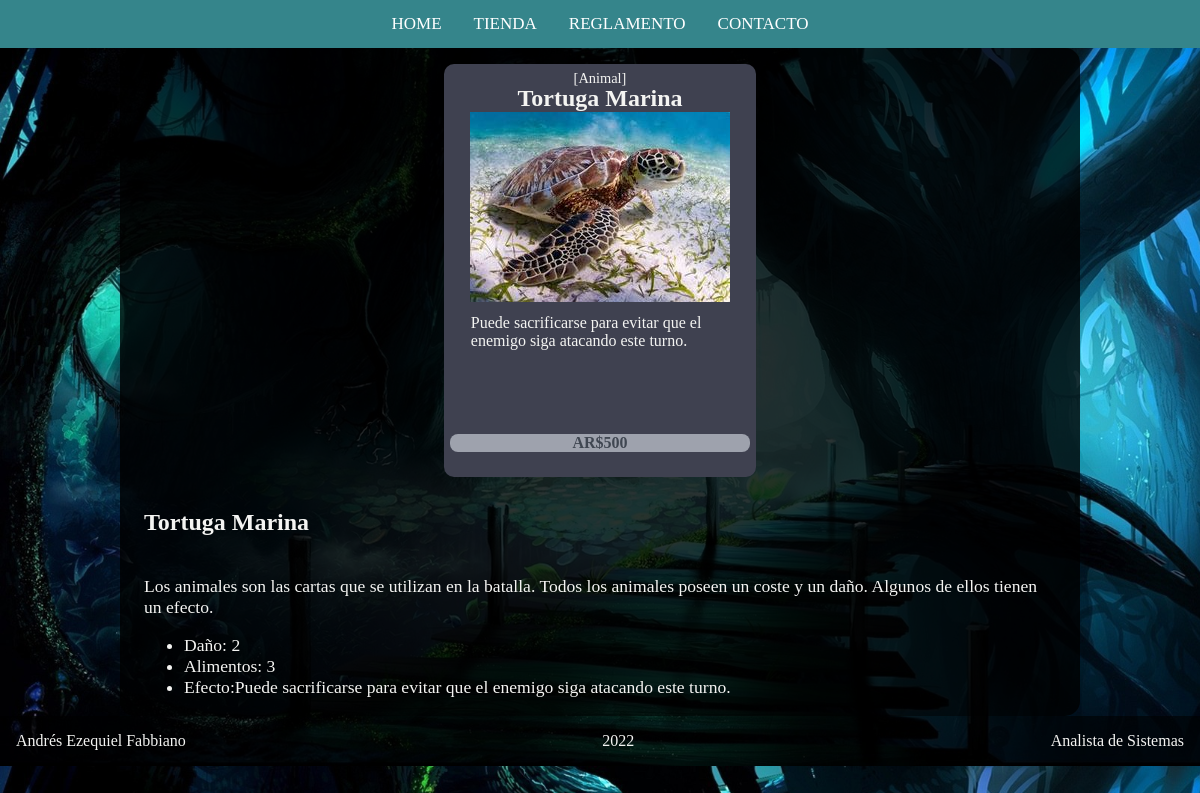
Screenshot of /pages/card_info.php?id=3 with the database file from the repository.
### tables this page shows
CREATE TABLE `cartas` (
  `id` tinyint(3) UNSIGNED NOT NULL,
  `tipo` varchar(255) NOT NULL,
  `nombre` varchar(255) NOT NULL,
  `alimentos` int(11) NOT NULL,
  `dano` int(11) NOT NULL,
  `imagen` varchar(255) NOT NULL,
  `efecto` text NOT NULL,
  `precio` int(11) NOT NULL
);

### functions/func_queries.php (called while the page is built, shortened)
<?php
function getCardById(PDO $connection, $id)
{
    $query = $connection->prepare('SELECT * FROM cartas WHERE id = :id');
    $query->bindValue(':id', $id);
    $query->execute();
    $card = $query->fetch(PDO::FETCH_ASSOC);
    return $card;
}

### pages/card_info.php (the view, shortened to what this page needs)
<?php
require_once('../functions/func_queries.php');
if (isset($_GET['id'])) {
    $currentCard = getCardById($connection, $_GET['id']);
} else {
    goToError();
}
?>
<!DOCTYPE html>
<html lang="en">
<head>
    <?php require('../layout/_styleSheet.php') ?>
</head>
<body class="body">
    <?php require('../layout/_header.php') ?>
    <main>
        <div class="inspeccionCarta">
            <div class="carta__contorno<?php echo $currentCard['tipo'] ?>" id="tipo<?php echo $currentCard['id'] ?>">
                <div class="carta__superior">
                    <div class="carta__superior--tipo" id="tipoCarta${cartaAVer.id}">[<?php echo $currentCard['tipo'] ?>]</div>
                </div>
                <div class="carta__cartaReal">
                    <div class="carta__medio">
                        <div class="carta__medio--nombre" id="nombreCarta${cartaAVer.id}"><?php echo $currentCard['nombre'] ?></div>
                        <div class="carta__medio--imagen" id="imagenCarta${cartaAVer.id}"><img src="../assets/<?php echo $currentCard['imagen'] ?>"></div>
                    </div>
                    <div class="carta__inferior">
                        <div class="carta__inferior--efecto" id="efectoCarta${cartaAVer.id}"><?php echo $currentCard['efecto'] ?></div>
                    </div>
                    <div class="carta__precio">
                        <span>AR$<?php echo $currentCard['precio'] ?></span>
                    </div>
                </div>
            </div>
            <div class="descripcionCarta">
                <?php if ($currentCard['tipo'] == "Animal") : ?>
                    <div class="contenedorDescripcion">
                        <div class="tituloDescripción"><?php echo $currentCard['nombre'] ?></div>
                        <div class="descripcionGeneral">
                            <p>Los animales son las cartas que se utilizan en la batalla. Todos los animales poseen un coste y un daño.
                                Algunos de ellos tienen un efecto.</p>
                            <ul>
                                <li>Daño: <?php echo $currentCard['dano'] ?></li>
                                <li>Alimentos: <?php echo $currentCard['alimentos'] ?></li>
                                <?php if ($currentCard['efecto'] != "") : ?>
                                    <li>Efecto:<?php echo $currentCard['efecto'] ?></li>
                                <?php endif ?>
                            </ul>
                                    <?php endif ?>
                                    </div>
                                </div>
    </main>
    <?php require('../layout/_footer.php') ?>
</body>
</html>

### css/style.css (style rules this page uses)
.inspeccionCarta { display: flex; flex-direction: column; flex-wrap: wrap; margin-left: 10%; width: 80%; align-items: center; justify-content: center; background-color: rgba(0, 0, 0, 0.8); border-radius: 15px; }
.contenedorDescripcion { display: flex; flex-direction: column; align-items: left; justify-content: baseline; padding-left: 1.5rem; }
.tituloDescripción { align-items: center; justify-content: center; padding-top: 1rem; font-size: 1.5rem; font-weight: 700; }
.descripcionGeneral { padding-top: 1.4rem; padding-right: 1.4rem; font-size: 1.1rem; }
:root { --colorTextos: #49454567; }
@media (min-width: 992px) { .body { background-image: url("../assets/puente-bosque.jpg"); background-size: cover; color: #f4f4f2; padding: 0px; margin: 0px; } }
@media (min-width: 992px) { .carta__contornoAnimal { display: flex; flex-direction: column; width: 300px; height: 400px; background-color: #3f4150; color: #f4f4f2; border-radius: 10px; padding: 0.4rem; margin: 1rem; align-items: center; } }
@media (min-width: 992px) { .carta__superior { height: 15px; width: 300px; } }
@media (min-width: 992px) { .carta__superior--tipo { text-align: center; font-size: 0.9rem; } }
@media (min-width: 992px) { .carta__cartaReal { height: 350px; width: 300px; } }
@media (min-width: 992px) { .carta__medio--nombre { font-size: 1.5rem; font-weight: 800; text-align: center; } }
@media (min-width: 992px) { .carta__medio--imagen { text-align: center; border-radius: 5px; } }
@media (min-width: 992px) { .carta__inferior { width: 300px; height: 120px; padding-left: 1.3rem; padding-right: 1.3rem; padding-top: 0.5rem; } }
@media (min-width: 992px) { .carta__inferior--efecto { text-align: left; width: 85%; height: 90%; } }
@media (min-width: 992px) { .carta__precio { background-color: #9ea2ad; color: #404752; font-weight: 600; border: none; width: 100%; border-radius: 8px; text-align: center; } }
.inspeccionCarta { display: flex; flex-direction: row; margin-left: 10%; width: 80%; align-items: center; justify-content: center; background-color: rgba(0, 0, 0, 0.8); border-radius: 15px; }
.tituloDescripción { font-size: 1.5rem; font-weight: 700; }

### rows the page displays
cartas: tipo "Animal", nombre "Tortuga Marina", imagen (picture), efecto "Puede sacrificarse para evitar que el enemigo siga atacando este turno.", precio "500", dano "2", alimentos "3"
